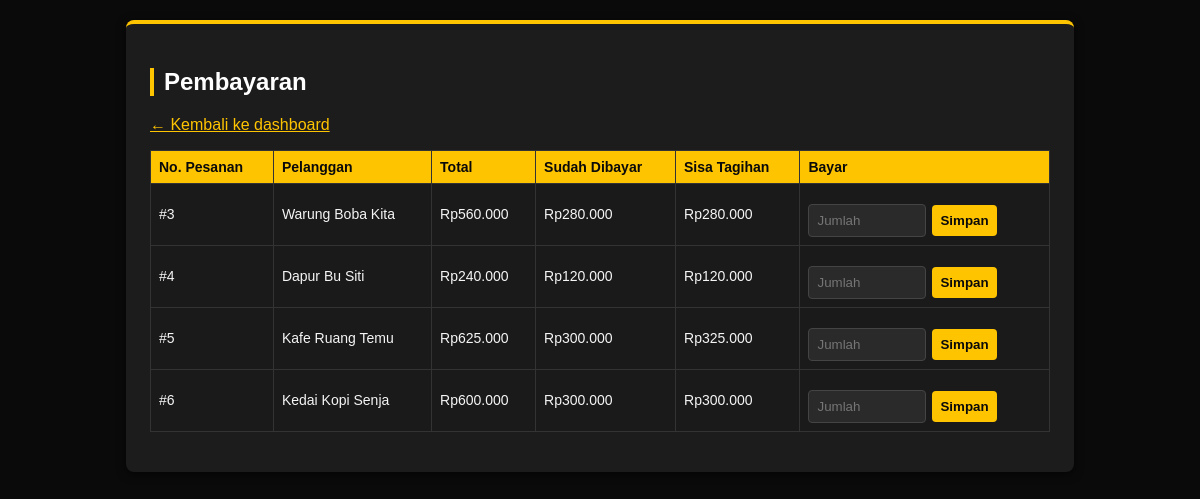
Page /pembayaran.php (signed in) on the committed database.
### tables this page shows
CREATE TABLE pesanan (
    id_pesanan      INT AUTO_INCREMENT,
    id_pelanggan    INT  NOT NULL,
    id_user         INT  NOT NULL COMMENT 'kasir yang mencatat pesanan',
    tgl_pesan       DATE NOT NULL,
    status_produksi ENUM('antre', 'cetak', 'finishing', 'selesai') NOT NULL DEFAULT 'antre',
    total_harga     INT  NOT NULL DEFAULT 0,
    CONSTRAINT pk_pesanan           PRIMARY KEY (id_pesanan),
    CONSTRAINT ck_pesanan_total     CHECK (total_harga >= 0),
    CONSTRAINT fk_pesanan_pelanggan FOREIGN KEY (id_pelanggan)
        REFERENCES pelanggan (id_pelanggan) ON DELETE RESTRICT ON UPDATE CASCADE,
    CONSTRAINT fk_pesanan_user      FOREIGN KEY (id_user)
        REFERENCES users (id_user) ON DELETE RESTRICT ON UPDATE CASCADE
);

CREATE TABLE pelanggan (
    id_pelanggan INT AUTO_INCREMENT,
    nama         VARCHAR(100) NOT NULL,
    no_hp        VARCHAR(30),
    CONSTRAINT pk_pelanggan PRIMARY KEY (id_pelanggan)
);

### pembayaran.php (the view, shortened to what this page needs)
<?php
require 'config/koneksi.php';
$sql = "SELECT p.id_pesanan, pl.nama AS nama_pelanggan, p.total_harga,
        COALESCE(SUM(b.jumlah_bayar), 0) AS sudah_dibayar,
        (p.total_harga - COALESCE(SUM(b.jumlah_bayar), 0)) AS sisa_tagihan
        FROM pesanan p
        JOIN pelanggan pl ON p.id_pelanggan = pl.id_pelanggan
        LEFT JOIN pembayaran b ON b.id_pesanan = p.id_pesanan
        GROUP BY p.id_pesanan
        HAVING sisa_tagihan > 0
        ORDER BY p.tgl_pesan";
$daftar = $pdo->query($sql)->fetchAll(PDO::FETCH_ASSOC);
?>
<!DOCTYPE html>
<html lang="id">
<head><meta charset="UTF-8"><title>Pembayaran</title><link rel="stylesheet" href="style.css"></head>
<body>
<div class="container">
    <h2>Pembayaran</h2>
    <a href="index.php">&larr; Kembali ke dashboard</a>
    <table>
        <tr><th>No. Pesanan</th><th>Pelanggan</th><th>Total</th><th>Sudah Dibayar</th><th>Sisa Tagihan</th><th>Bayar</th></tr>
        <?php foreach ($daftar as $d): ?>
        <tr>
            <td>#<?= $d['id_pesanan'] ?></td>
            <td><?= htmlspecialchars($d['nama_pelanggan']) ?></td>
            <td>Rp<?= number_format($d['total_harga'], 0, ',', '.') ?></td>
            <td>Rp<?= number_format($d['sudah_dibayar'], 0, ',', '.') ?></td>
            <td>Rp<?= number_format($d['sisa_tagihan'], 0, ',', '.') ?></td>
            <td>
                <form method="post" style="display:flex; gap:6px;">
                    <input type="number" name="jumlah" placeholder="Jumlah" min="1" max="<?= $d['sisa_tagihan'] ?>" style="width:100px">
                    <button type="submit">Simpan</button>
                </form>
            </td>
        </tr>
        <?php endforeach; ?>
    </table>
</div>
</body>
</html>

### style.css (style rules this page uses)
body { font-family: Arial, sans-serif; background: #0a0a0a; margin: 0; padding: 20px; color: #f5f5f5; }
.container { max-width: 900px; margin: 0 auto; background: #1c1c1c; padding: 24px; border-radius: 8px; box-shadow: 0 2px 10px rgba(0,0,0,0.6); border-top: 4px solid #ffc400; }
h1, h2, h3 { color: #ffffff; border-left: 4px solid #ffc400; padding-left: 10px; }
table { width: 100%; border-collapse: collapse; margin: 16px 0; }
th, td { border: 1px solid #333; padding: 8px; text-align: left; font-size: 14px; }
th { background: #ffc400; color: #0a0a0a; }
td { background: #1a1a1a; color: #f5f5f5; }
form { margin-top: 12px; display: flex; flex-wrap: wrap; gap: 8px; align-items: center; }
input, select, button { padding: 8px; border: 1px solid #444; border-radius: 4px; background: #2a2a2a; color: #f5f5f5; }
button { background: #ffc400; color: #0a0a0a; border: none; cursor: pointer; font-weight: bold; }
a { color: #ffc400; }

### rows in the picture
pesanan: id_pesanan "3", id_pelanggan.nama "Warung Boba Kita", total_harga "560.000", sudah_dibayar "280.000", sisa_tagihan "280.000"
pesanan: id_pesanan "4", id_pelanggan.nama "Dapur Bu Siti", total_harga "240.000", sudah_dibayar "120.000", sisa_tagihan "120.000"
pesanan: id_pesanan "5", id_pelanggan.nama "Kafe Ruang Temu", total_harga "625.000", sudah_dibayar "300.000", sisa_tagihan "325.000"
pesanan: id_pesanan "6", id_pelanggan.nama "Kedai Kopi Senja", total_harga "600.000", sudah_dibayar "300.000", sisa_tagihan "300.000"
